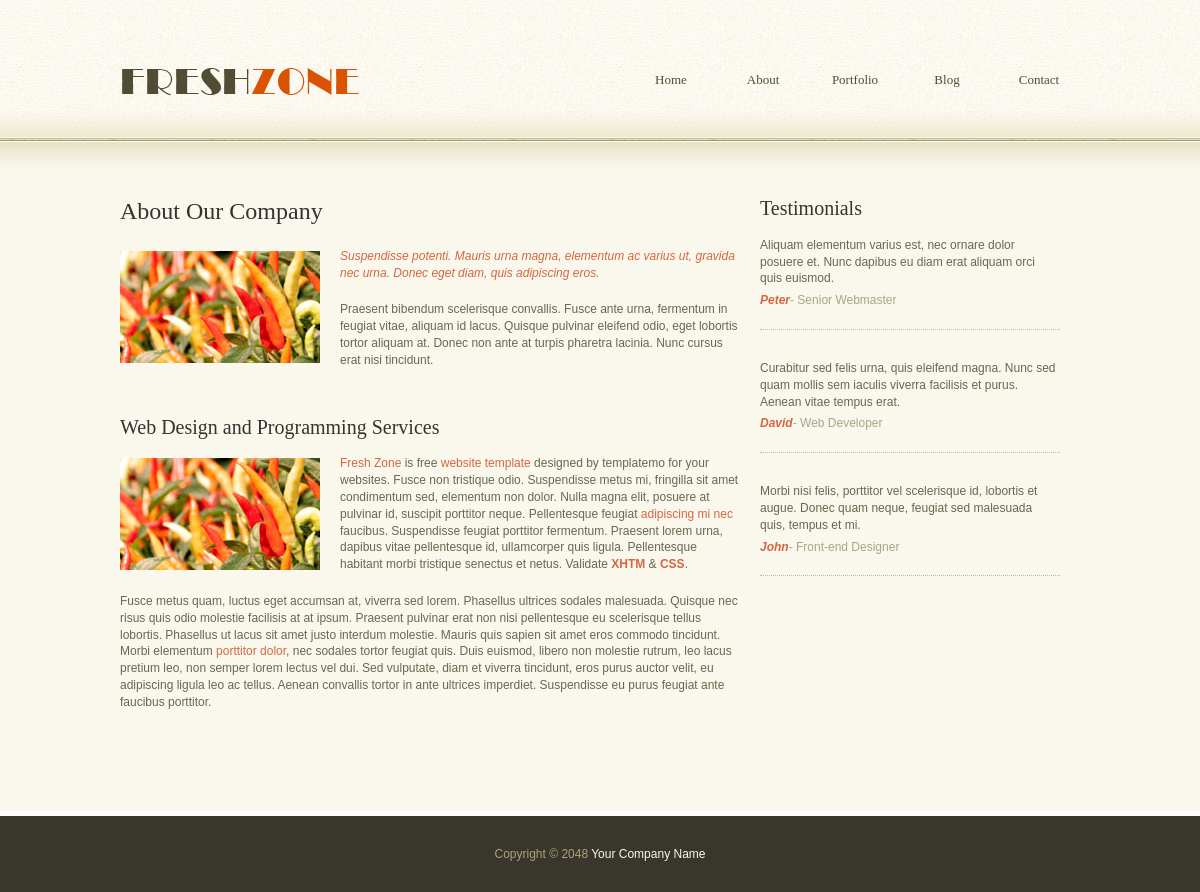
Page /about/ on the earlier database version.
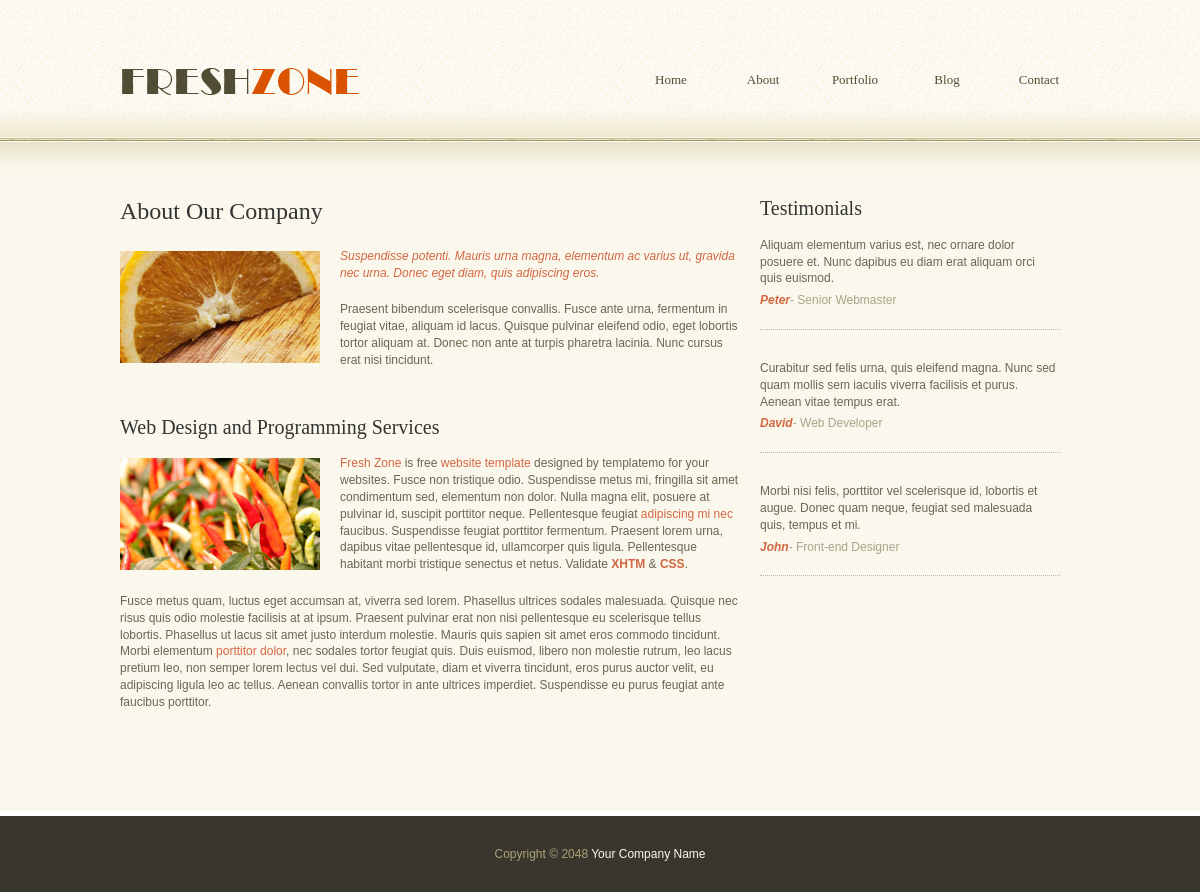
Same page on the later database version.
### app/models.py (models this page shows, shortened)
class About(models.Model):
    title = models.CharField(max_length=255)
    description1 = models.CharField(max_length=500, blank=True, null=True)
    description2 = models.CharField(max_length=500, blank=True, null=True)
    image_title = models.CharField(max_length=255)
    image_class = models.CharField(max_length=255)
    image = models.ImageField(upload_to="about")
    class Meta:
        verbose_name = "About"
        verbose_name_plural = "About"

### app/views.py (the view)
# urls.py: path('about/', views.about, name="about"),
def about(request):
    context = {
        "header_text": HeaderText.objects.all().first(),
        "footer_text": FooterText.objects.all().first(),
        "about": About.objects.all().first(),
        "web_design": WebDesign.objects.all().first(),
        "testimonials_main": TestimonialsMain.objects.all().first(),
        "testimonials": Testimonials.objects.all(),
    }
    return render(request, "about.html", context)

### app/templates/about.html (shortened to what this page needs)
{% extends "base.html" %}
{% load static %}
  {% block about_template %}
      <div id="templatemo_main_wrapper">
          <div id="templatemo_main">
              <div class="col two-third">
                  <h2>{{about.title}}</h2>
                  <img src="{{about.image.url}}" alt="{{about.image_title}}" class="{{about.image_class}}" />
                  <p><em>{{about.description1}}</em></p>
                  <p>{{about.description2}}</p>
                  <div class="cleaner h30"></div>
                  <h3>{{web_design.title}}</h3>
                  <img src="{{web_design.image.url}}" alt="{{web_design.image_title}}" class="{{web_design.image_class}}" />
                  <p><a rel="nofollow" href="{{web_design.link_url1}}">{{web_design.link_name1}}</a> {{web_design.description1}}
                    <a rel="nofollow" href="{{web_design.link_url2}}">{{web_design.link_name2}}</a>
                    {{web_design.description2}}
                    <a href="{{web_design.link_url3}}">{{web_design.link_name3}}</a> {{web_design.description3}}
                    <a href="{{web_design.link_url4}}" rel="nofollow"><strong>{{web_design.link_name4}}</strong></a> &amp;
                    <a href="{{web_design.link_url5}}" rel="nofollow"><strong>{{web_design.link_name5}}</strong></a>.</p>
                  <p>{{web_design.description4}}
                    <a href="{{web_design.link_url6}}">{{web_design.link_name6}}</a>{{web_design.description5}}</p>
              </div>
              <div class="col one_third no_margin_right">
                  <h3>{{testimonials_main.title}}</h3>
                    {% for t in testimonials %}
                      <div class="testimonial">
                          <p>{{t.description}}</p>
                          <cite>{{t.name}}<a href="{{t.link_url}}"><span>{{t.position}}</span></a></cite>
                      </div>
                    {% endfor %}
              </div>
          </div>
      </div>
  {% endblock %}

Differences in the rows shown:
changed About "About Our Company": image: a different picture
